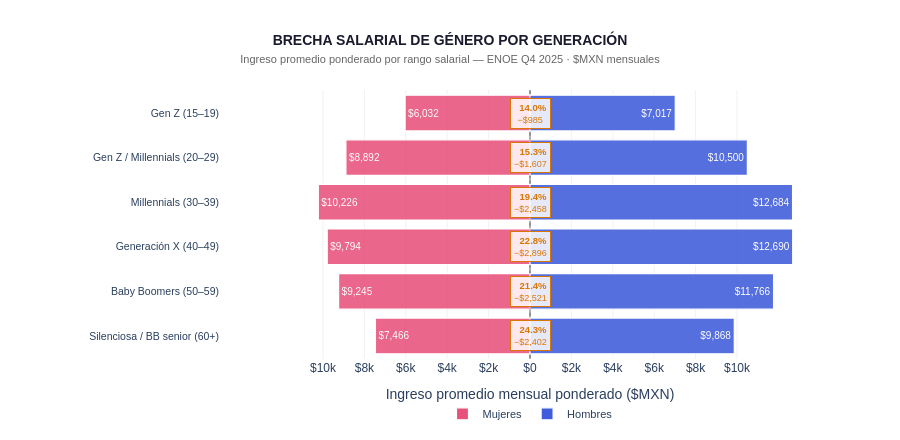

Write notebook code for a chart like this one.
### Markdown cell above
## 5. Gráfica de barras divergentes — Brecha por Generación

La gráfica muestra el ingreso de hombres y mujeres como barras que "divergen" desde el centro del eje Y, haciendo visible la asimetría. El ancho de la barra encarna la magnitud del ingreso; el espacio entre ellas, la brecha.

### Code cell
# ── Estilo del dashboard ──────────────────────────────────────────────────────
COLOR_MASCULINO = '#3f5cda'
COLOR_FEMENINO  = '#e8517a'
COLOR_BRECHA    = '#d97706'
FONT            = dict(family='DM Sans, Arial, sans-serif', size=12)

gens   = df['Generacion'].tolist()
ing_h  = df['ing_hombres'].tolist()
ing_m  = df['ing_mujeres'].tolist()
brecha = df['brecha_pct'].tolist()
brecha_abs = df['brecha_abs'].tolist()

fig = go.Figure()

# ── Barras de mujeres (izquierda, valores negativos) ─────────────────────────
fig.add_trace(go.Bar(
    name='Mujeres',
    y=gens,
    x=[-v for v in ing_m],          # negativo → barra hacia la izquierda
    orientation='h',
    marker=dict(
        color=COLOR_FEMENINO,
        opacity=0.88,
        line=dict(color='white', width=1.2)
    ),
    text=[f'${v:,.0f}' for v in ing_m],
    textposition='inside',
    textfont=dict(color='white', size=10, family='DM Sans, Arial, sans-serif'),
    hovertemplate=(
        '<b>%{y}</b><br>'
        'Ingreso mujeres: $%{customdata[0]:,.0f}<br>'
        'Brecha relativa: %{customdata[1]:.1f}%<extra></extra>'
    ),
    customdata=list(zip(ing_m, brecha)),
))

# ── Barras de hombres (derecha, valores positivos) ────────────────────────────
fig.add_trace(go.Bar(
    name='Hombres',
    y=gens,
    x=ing_h,
    orientation='h',
    marker=dict(
        color=COLOR_MASCULINO,
        opacity=0.88,
        line=dict(color='white', width=1.2)
    ),
    text=[f'${v:,.0f}' for v in ing_h],
    textposition='inside',
    textfont=dict(color='white', size=10, family='DM Sans, Arial, sans-serif'),
    hovertemplate=(
        '<b>%{y}</b><br>'
        'Ingreso hombres: $%{x:,.0f}<br>'
        'Brecha relativa: %{customdata:.1f}%<extra></extra>'
    ),
    customdata=brecha,
))

# ── Anotaciones de brecha sobre cada par de barras ────────────────────────────
for i, (gen, b_pct, b_abs) in enumerate(zip(gens, brecha, brecha_abs)):
    fig.add_annotation(
        x=0, y=gen,
        text=f'  <b>{b_pct:.1f}%</b><br><span style="font-size:9px">−${b_abs:,.0f}</span>',
        showarrow=False,
        font=dict(size=9.5, color=COLOR_BRECHA, family='DM Sans, Arial, sans-serif'),
        xanchor='center',
        bgcolor='rgba(255,255,255,0.85)',
        bordercolor=COLOR_BRECHA,
        borderwidth=1,
        borderpad=3,
    )

# ── Layout ────────────────────────────────────────────────────────────────────
max_val = max(max(ing_h), max(ing_m)) * 1.18

fig.update_layout(
    title=dict(
        text='<b>BRECHA SALARIAL DE GÉNERO POR GENERACIÓN</b><br>'
             '<span style="font-size:11px;color:#666">Ingreso promedio ponderado por rango salarial — ENOE Q4 2025 · $MXN mensuales</span>',
        font=dict(size=14, family='DM Sans, Arial, sans-serif', color='#1a1a2e'),
        x=0.5, xanchor='center',
        pad=dict(b=10)
    ),
    barmode='overlay',
    height=440,
    margin=dict(l=220, r=60, t=90, b=60),
    plot_bgcolor='white',
    paper_bgcolor='white',
    font=FONT,
    legend=dict(
        orientation='h', x=0.5, xanchor='center', y=-0.15,
        font=dict(size=11)
    ),
    xaxis=dict(
        title='Ingreso promedio mensual ponderado ($MXN)',
        tickformat='$,.0f',
        range=[-max_val, max_val],
        tickvals=[-10000, -8000, -6000, -4000, -2000, 0, 2000, 4000, 6000, 8000, 10000],
        ticktext=['$10k', '$8k', '$6k', '$4k', '$2k', '$0', '$2k', '$4k', '$6k', '$8k', '$10k'],
        gridcolor='rgba(0,0,0,0.06)',
        zeroline=True,
        zerolinecolor='rgba(0,0,0,0.3)',
        zerolinewidth=2,
    ),
    yaxis=dict(
        autorange='reversed',
        gridcolor='rgba(0,0,0,0)',
        tickfont=dict(size=10.5)
    ),
    shapes=[
        # Línea central destacada
        dict(
            type='line', x0=0, x1=0, y0=-0.5, y1=len(gens)-0.5,
            line=dict(color='rgba(0,0,0,0.25)', width=1.5, dash='dot'),
            layer='above'
        )
    ]
)

fig.show(config={'displayModeBar': True, 'toImageButtonOptions': {'filename': 'brecha_generacional', 'format': 'png'}})

### Figure 1 — Plotly figure (JSON) as saved in the notebook; plotly's stock layout.template omitted (floating-point values rounded to 4 significant figures)
{"data": [{"customdata": [[6032.0, 14.03], [8892.0, 15.31], [10230.0, 19.38], [9794.0, 22.82], [9245.0, 21.43], [7466.0, 24.34]], "hovertemplate": "<b>%{y}</b><br>Ingreso mujeres: $%{customdata[0]:,.0f}<br>Brecha relativa: %{customdata[1]:.1f}%<extra></extra>", "marker": {"color": "#e8517a", "line": {"color": "white", "width": 1.2}, "opacity": 0.88}, "name": "Mujeres", "orientation": "h", "text": ["$6,032", "$8,892", "$10,226", "$9,794", "$9,245", "$7,466"], "textfont": {"color": "white", "family": "DM Sans, Arial, sans-serif", "size": 10}, "textposition": "inside", "type": "bar", "x": [-6032.0, -8892.0, -10230.0, -9794.0, -9245.0, -7466.0], "y": ["Gen Z (15–19)", "Gen Z / Millennials (20–29)", "Millennials (30–39)", "Generación X (40–49)", "Baby Boomers (50–59)", "Silenciosa / BB senior (60+)"]}, {"customdata": [14.03, 15.31, 19.38, 22.82, 21.43, 24.34], "hovertemplate": "<b>%{y}</b><br>Ingreso hombres: $%{x:,.0f}<br>Brecha relativa: %{customdata:.1f}%<extra></extra>", "marker": {"color": "#3f5cda", "line": {"color": "white", "width": 1.2}, "opacity": 0.88}, "name": "Hombres", "orientation": "h", "text": ["$7,017", "$10,500", "$12,684", "$12,690", "$11,766", "$9,868"], "textfont": {"color": "white", "family": "DM Sans, Arial, sans-serif", "size": 10}, "textposition": "inside", "type": "bar", "x": [7017.0, 10500.0, 12680.0, 12690.0, 11770.0, 9868.0], "y": ["Gen Z (15–19)", "Gen Z / Millennials (20–29)", "Millennials (30–39)", "Generación X (40–49)", "Baby Boomers (50–59)", "Silenciosa / BB senior (60+)"]}], "layout": {"annotations": [{"bgcolor": "rgba(255,255,255,0.85)", "bordercolor": "#d97706", "borderpad": 3, "borderwidth": 1, "font": {"color": "#d97706", "family": "DM Sans, Arial, sans-serif", "size": 9.5}, "showarrow": false, "text": "  <b>14.0%</b><br><span style=\"font-size:9px\">−$985</span>", "x": 0, "xanchor": "center", "y": "Gen Z (15–19)"}, {"bgcolor": "rgba(255,255,255,0.85)", "bordercolor": "#d97706", "borderpad": 3, "borderwidth": 1, "font": {"color": "#d97706", "family": "DM Sans, Arial, sans-serif", "size": 9.5}, "showarrow": false, "text": "  <b>15.3%</b><br><span style=\"font-size:9px\">−$1,607</span>", "x": 0, "xanchor": "center", "y": "Gen Z / Millennials (20–29)"}, {"bgcolor": "rgba(255,255,255,0.85)", "bordercolor": "#d97706", "borderpad": 3, "borderwidth": 1, "font": {"color": "#d97706", "family": "DM Sans, Arial, sans-serif", "size": 9.5}, "showarrow": false, "text": "  <b>19.4%</b><br><span style=\"font-size:9px\">−$2,458</span>", "x": 0, "xanchor": "center", "y": "Millennials (30–39)"}, {"bgcolor": "rgba(255,255,255,0.85)", "bordercolor": "#d97706", "borderpad": 3, "borderwidth": 1, "font": {"color": "#d97706", "family": "DM Sans, Arial, sans-serif", "size": 9.5}, "showarrow": false, "text": "  <b>22.8%</b><br><span style=\"font-size:9px\">−$2,896</span>", "x": 0, "xanchor": "center", "y": "Generación X (40–49)"}, {"bgcolor": "rgba(255,255,255,0.85)", "bordercolor": "#d97706", "borderpad": 3, "borderwidth": 1, "font": {"color": "#d97706", "family": "DM Sans, Arial, sans-serif", "size": 9.5}, "showarrow": false, "text": "  <b>21.4%</b><br><span style=\"font-size:9px\">−$2,521</span>", "x": 0, "xanchor": "center", "y": "Baby Boomers (50–59)"}, {"bgcolor": "rgba(255,255,255,0.85)", "bordercolor": "#d97706", "borderpad": 3, "borderwidth": 1, "font": {"color": "#d97706", "family": "DM Sans, Arial, sans-serif", "size": 9.5}, "showarrow": false, "text": "  <b>24.3%</b><br><span style=\"font-size:9px\">−$2,402</span>", "x": 0, "xanchor": "center", "y": "Silenciosa / BB senior (60+)"}], "barmode": "overlay", "font": {"family": "DM Sans, Arial, sans-serif", "size": 12}, "height": 440, "legend": {"font": {"size": 11}, "orientation": "h", "x": 0.5, "xanchor": "center", "y": -0.15}, "margin": {"b": 60, "l": 220, "r": 60, "t": 90}, "paper_bgcolor": "white", "plot_bgcolor": "white", "shapes": [{"layer": "above", "line": {"color": "rgba(0,0,0,0.25)", "dash": "dot", "width": 1.5}, "type": "line", "x0": 0, "x1": 0, "y0": -0.5, "y1": 5.5}], "title": {"font": {"color": "#1a1a2e", "family": "DM Sans, Arial, sans-serif", "size": 14}, "pad": {"b": 10}, "text": "<b>BRECHA SALARIAL DE GÉNERO POR GENERACIÓN</b><br><span style=\"font-size:11px;color:#666\">Ingreso promedio ponderado por rango salarial — ENOE Q4 2025 · $MXN mensuales</span>", "x": 0.5, "xanchor": "center"}, "xaxis": {"gridcolor": "rgba(0,0,0,0.06)", "range": [-14970.0, 14970.0], "tickformat": "$,.0f", "ticktext": ["$10k", "$8k", "$6k", "$4k", "$2k", "$0", "$2k", "$4k", "$6k", "$8k", "$10k"], "tickvals": [-10000, -8000, -6000, -4000, -2000, 0, 2000, 4000, 6000, 8000, 10000], "title": {"text": "Ingreso promedio mensual ponderado ($MXN)"}, "zeroline": true, "zerolinecolor": "rgba(0,0,0,0.3)", "zerolinewidth": 2}, "yaxis": {"autorange": "reversed", "gridcolor": "rgba(0,0,0,0)", "tickfont": {"size": 10.5}}}}
